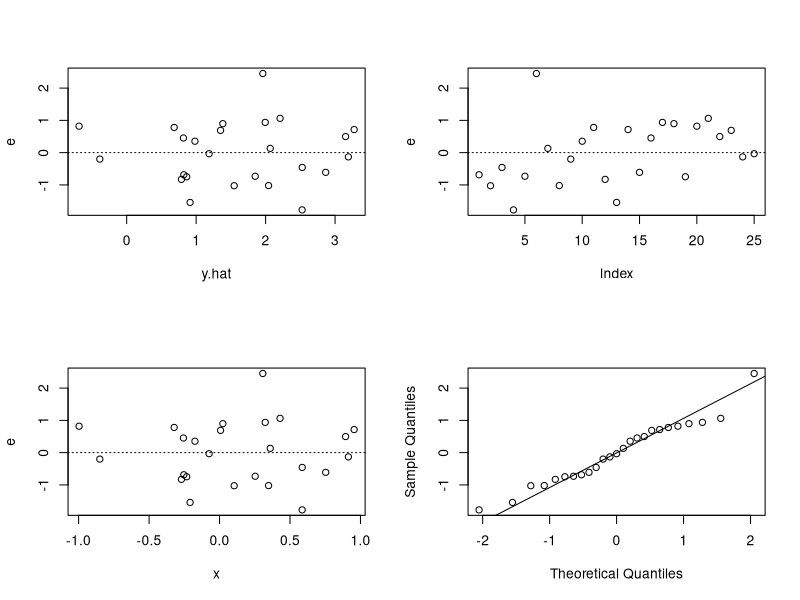

Here is the R script that generated this plot:

## ST512
## Author: Prof Ryan Martin (www4.stat.ncsu.edu/~rmartin)
## R code to help calibrate expectations about diagnostic plots

sim.diag.plots <- function(n) {
  
  x <- runif(n, -1, 1)
  y <- 1 + 2 * x + rnorm(n)
  o <- lm(y ~ x)
  e <- o$residuals
  yhat <- o$fitted.values
  op <- par(pty="m", mfrow=c(2, 2))
  plot(x=yhat, y=e, xlab="y.hat", ylab="e"); abline(h=0, lty=3)
  plot(e); abline(h=0, lty=3)
  plot(x=x, y=e); abline(h=0, lty=3)
  qqnorm(e, main=""); qqline(e)
  par(op)
  
}

# repeat the following code over and over, see variations

sim.diag.plots(25)

